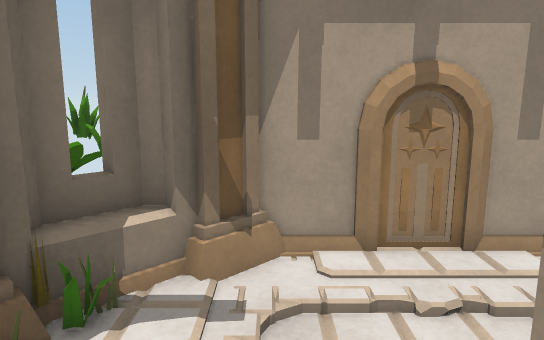
view 1 (above)

12 first-person views from a walk through a 3-D level made in the Unity game engine. The camera is 1.5 m above the floor, tilts 10° down and sees 70° across. The floor is counted in squares, 0.5 m on a side. Each view is taken from the middle of a square. On the plan, view 1 faces up. The plan holds only what a view shows up to about 20 squares ahead; the rest is blank. The place goes on beyond the plan. The player character is not drawn. Some animated figures are left out. Door leaves are left out, so doorways stand open. Some surface patterns are stand-ins.

view 2
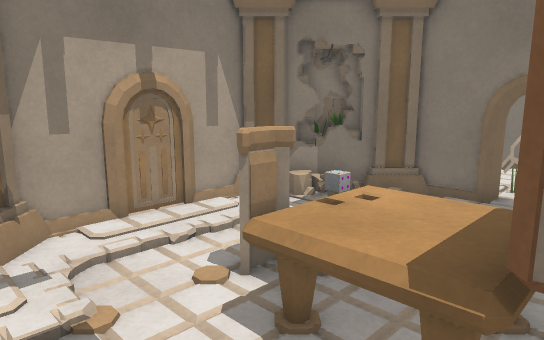

view 3
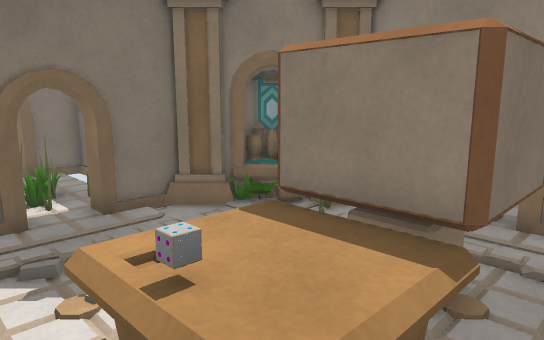

view 4
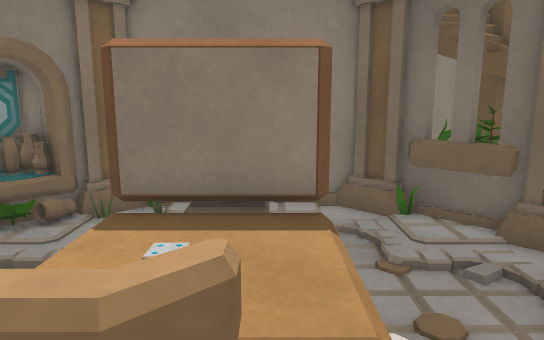

view 5
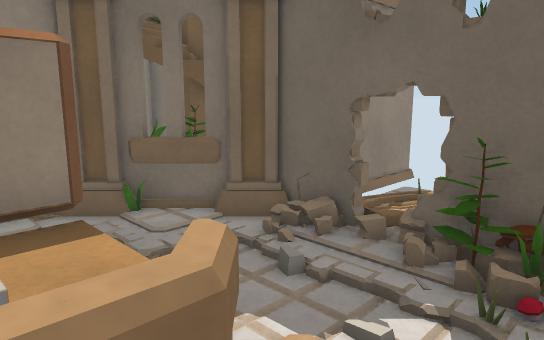

view 6
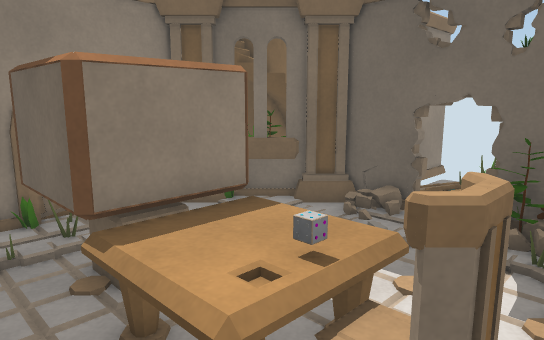

view 7
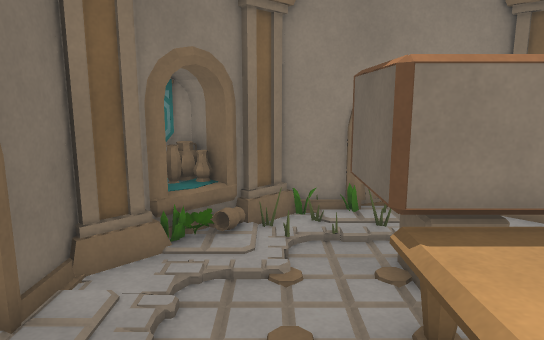

view 8
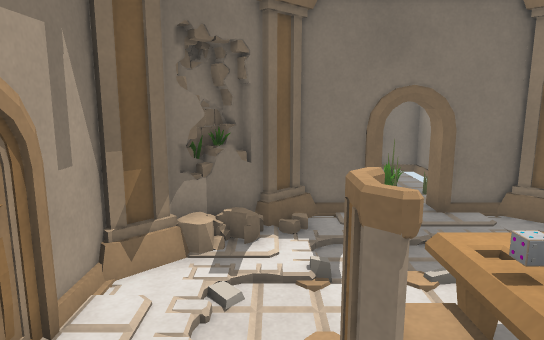

view 9
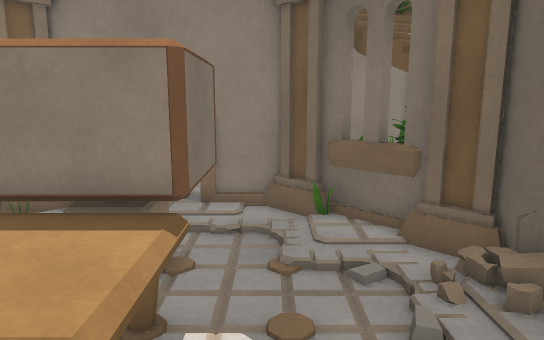

view 10
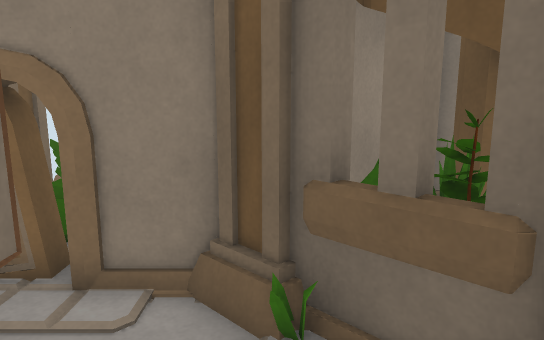

view 11
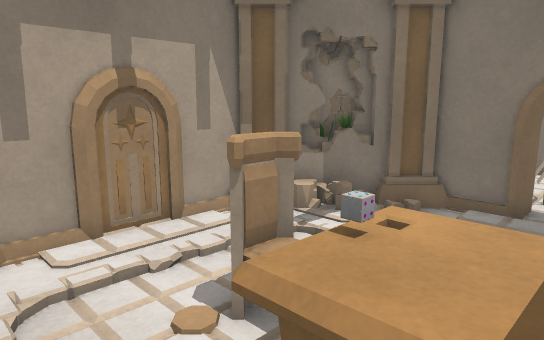

view 12
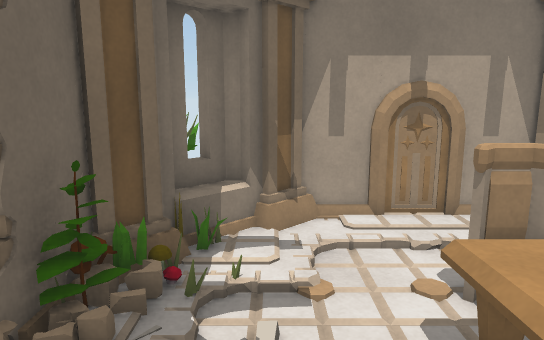

### Floor plan
Key: @ floor where view 1 was taken; # wall or solid block; . main floor; : floor 0.25 m higher than the main floor; / step, stairs or slope; = window, fence, low wall or low ledge; ^ raised ledge; C chair; R rock; U rug; A vase; P plant; M mushroom; O other object.
Columns run from 5 left of view 1 to 10 right of it. Each row starts with its distance up from view 1.
  8     O
  7   #OO########
  6   ##O.::::.O###
  5  O##:./////. #OO
  4 OOOO:....../:#OO
  3  M O/..CC..///O#
  2  P#//.=^=R.... #
  1  ##/..^^O^.//.##
  0  #:/.@^^^^   /##
 -1  #:/..OOOO....##
 -2  #//..OOOO.../##
 -3  #O...OOOO.//.O#
 -4  ##::.O  O.//#OU
 -5 OPP##...O//##AA
 -6 OPPOOO ####OOA#
 -7 #OOOO#######U##
 -8 ##

Positions as (right, up) in squares from view 1, and headings:
1: (0, 0), facing up
2: (-2, -2), facing up-right
3: (0, 3), facing down-right
4: (2, 4), facing down
5: (3, 4), facing down-left
6: (6, 4), facing down-left
7: (6, 4), facing down
8: (-1, 4), facing right
9: (0, 4), facing down
10: (-1, -1), facing down
11: (-1, -1), facing up-right
12: (-1, -3), facing up
